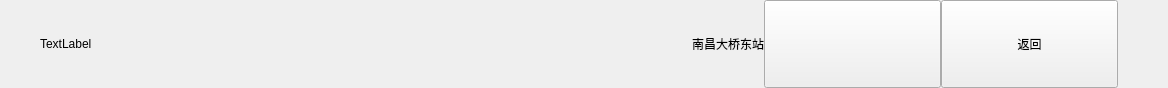
<?xml version="1.0" encoding="UTF-8"?>
<ui version="4.0">
 <class>StatusBar</class>
 <widget class="QWidget" name="StatusBar">
  <property name="geometry">
   <rect>
    <x>0</x>
    <y>0</y>
    <width>959</width>
    <height>88</height>
   </rect>
  </property>
  <property name="minimumSize">
   <size>
    <width>0</width>
    <height>88</height>
   </size>
  </property>
  <property name="maximumSize">
   <size>
    <width>16777215</width>
    <height>88</height>
   </size>
  </property>
  <property name="windowTitle">
   <string>Form</string>
  </property>
  <layout class="QHBoxLayout" name="horizontalLayout_2">
   <property name="spacing">
    <number>0</number>
   </property>
   <property name="leftMargin">
    <number>0</number>
   </property>
   <property name="topMargin">
    <number>0</number>
   </property>
   <property name="rightMargin">
    <number>0</number>
   </property>
   <property name="bottomMargin">
    <number>0</number>
   </property>
   <item>
    <widget class="QWidget" name="statusBg" native="true">
     <layout class="QHBoxLayout" name="horizontalLayout" stretch="0,0,1,0,1,0,0,0">
      <property name="spacing">
       <number>0</number>
      </property>
      <property name="leftMargin">
       <number>0</number>
      </property>
      <property name="topMargin">
       <number>0</number>
      </property>
      <property name="rightMargin">
       <number>0</number>
      </property>
      <property name="bottomMargin">
       <number>0</number>
      </property>
      <item>
       <spacer name="horizontalSpacer">
        <property name="orientation">
         <enum>Qt::Horizontal</enum>
        </property>
        <property name="sizeType">
         <enum>QSizePolicy::Fixed</enum>
        </property>
        <property name="sizeHint" stdset="0">
         <size>
          <width>40</width>
          <height>20</height>
         </size>
        </property>
       </spacer>
      </item>
      <item>
       <widget class="QLabel" name="netStateLabel">
        <property name="text">
         <string>TextLabel</string>
        </property>
       </widget>
      </item>
      <item>
       <spacer name="horizontalSpacer_2">
        <property name="orientation">
         <enum>Qt::Horizontal</enum>
        </property>
        <property name="sizeType">
         <enum>QSizePolicy::Fixed</enum>
        </property>
        <property name="sizeHint" stdset="0">
         <size>
          <width>600</width>
          <height>20</height>
         </size>
        </property>
       </spacer>
      </item>
      <item>
       <widget class="QLabel" name="siteNameLabel">
        <property name="text">
         <string>南昌大桥东站</string>
        </property>
        <property name="alignment">
         <set>Qt::AlignCenter</set>
        </property>
       </widget>
      </item>
      <item>
       <spacer name="horizontalSpacer_3">
        <property name="orientation">
         <enum>Qt::Horizontal</enum>
        </property>
        <property name="sizeHint" stdset="0">
         <size>
          <width>186</width>
          <height>20</height>
         </size>
        </property>
       </spacer>
      </item>
      <item>
       <widget class="QPushButton" name="homeBtn">
        <property name="sizePolicy">
         <sizepolicy hsizetype="Minimum" vsizetype="Expanding">
          <horstretch>0</horstretch>
          <verstretch>0</verstretch>
         </sizepolicy>
        </property>
        <property name="minimumSize">
         <size>
          <width>177</width>
          <height>0</height>
         </size>
        </property>
        <property name="maximumSize">
         <size>
          <width>177</width>
          <height>16777215</height>
         </size>
        </property>
        <property name="text">
         <string/>
        </property>
       </widget>
      </item>
      <item>
       <widget class="QPushButton" name="returnBtn">
        <property name="sizePolicy">
         <sizepolicy hsizetype="Minimum" vsizetype="Expanding">
          <horstretch>0</horstretch>
          <verstretch>0</verstretch>
         </sizepolicy>
        </property>
        <property name="minimumSize">
         <size>
          <width>177</width>
          <height>0</height>
         </size>
        </property>
        <property name="maximumSize">
         <size>
          <width>177</width>
          <height>16777215</height>
         </size>
        </property>
        <property name="text">
         <string>返回</string>
        </property>
       </widget>
      </item>
      <item>
       <spacer name="horizontalSpacer_4">
        <property name="orientation">
         <enum>Qt::Horizontal</enum>
        </property>
        <property name="sizeType">
         <enum>QSizePolicy::Fixed</enum>
        </property>
        <property name="sizeHint" stdset="0">
         <size>
          <width>50</width>
          <height>20</height>
         </size>
        </property>
       </spacer>
      </item>
     </layout>
    </widget>
   </item>
  </layout>
 </widget>
 <resources/>
 <connections/>
</ui>
